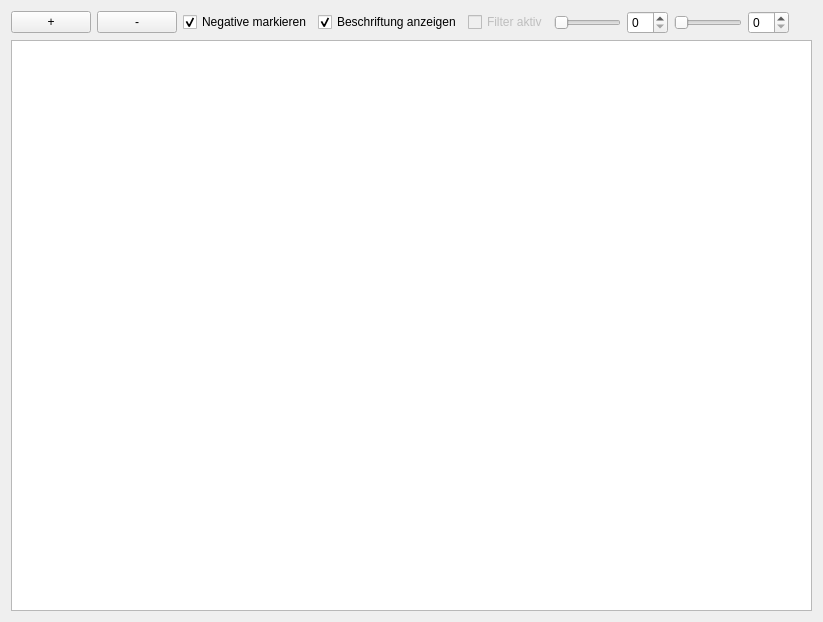
<?xml version="1.0" encoding="UTF-8"?>
<ui version="4.0">
 <class>ReportGraphicsView</class>
 <widget class="QWidget" name="ReportGraphicsView">
  <property name="geometry">
   <rect>
    <x>0</x>
    <y>0</y>
    <width>823</width>
    <height>622</height>
   </rect>
  </property>
  <property name="windowTitle">
   <string>Form</string>
  </property>
  <layout class="QGridLayout" name="gridLayout">
   <item row="0" column="0">
    <layout class="QVBoxLayout" name="verticalLayout">
     <item>
      <layout class="QHBoxLayout" name="horizontalLayout">
       <item>
        <widget class="QPushButton" name="pushButton_zoomIn">
         <property name="text">
          <string>+</string>
         </property>
        </widget>
       </item>
       <item>
        <widget class="QPushButton" name="pushButton_zoomOut">
         <property name="text">
          <string>-</string>
         </property>
        </widget>
       </item>
       <item>
        <widget class="QCheckBox" name="checkBox_highlightNegative">
         <property name="text">
          <string>Negative markieren</string>
         </property>
         <property name="checked">
          <bool>true</bool>
         </property>
        </widget>
       </item>
       <item>
        <widget class="QCheckBox" name="checkBox_showMarkings">
         <property name="text">
          <string>Beschriftung anzeigen</string>
         </property>
         <property name="checked">
          <bool>true</bool>
         </property>
        </widget>
       </item>
       <item>
        <widget class="QCheckBox" name="checkBox_filterActivated">
         <property name="enabled">
          <bool>false</bool>
         </property>
         <property name="text">
          <string>Filter aktiv</string>
         </property>
        </widget>
       </item>
       <item>
        <widget class="QSlider" name="slider_minDP">
         <property name="orientation">
          <enum>Qt::Horizontal</enum>
         </property>
        </widget>
       </item>
       <item>
        <widget class="QSpinBox" name="spinBox_minDP"/>
       </item>
       <item>
        <widget class="QSlider" name="slider_maxDP">
         <property name="orientation">
          <enum>Qt::Horizontal</enum>
         </property>
        </widget>
       </item>
       <item>
        <widget class="QSpinBox" name="spinBox_maxDP"/>
       </item>
       <item>
        <spacer name="horizontalSpacer">
         <property name="orientation">
          <enum>Qt::Horizontal</enum>
         </property>
         <property name="sizeHint" stdset="0">
          <size>
           <width>40</width>
           <height>20</height>
          </size>
         </property>
        </spacer>
       </item>
      </layout>
     </item>
     <item>
      <widget class="LMGraphicsView" name="graphicsView"/>
     </item>
    </layout>
   </item>
  </layout>
 </widget>
 <customwidgets>
  <customwidget>
   <class>LMGraphicsView</class>
   <extends>QGraphicsView</extends>
   <header>reports.LMGraphicsView</header>
  </customwidget>
 </customwidgets>
 <resources/>
 <connections>
  <connection>
   <sender>slider_maxDP</sender>
   <signal>valueChanged(int)</signal>
   <receiver>spinBox_maxDP</receiver>
   <slot>setValue(int)</slot>
   <hints>
    <hint type="sourcelabel">
     <x>448</x>
     <y>17</y>
    </hint>
    <hint type="destinationlabel">
     <x>581</x>
     <y>17</y>
    </hint>
   </hints>
  </connection>
  <connection>
   <sender>slider_minDP</sender>
   <signal>valueChanged(int)</signal>
   <receiver>spinBox_minDP</receiver>
   <slot>setValue(int)</slot>
   <hints>
    <hint type="sourcelabel">
     <x>181</x>
     <y>17</y>
    </hint>
    <hint type="destinationlabel">
     <x>314</x>
     <y>17</y>
    </hint>
   </hints>
  </connection>
  <connection>
   <sender>spinBox_maxDP</sender>
   <signal>valueChanged(int)</signal>
   <receiver>slider_maxDP</receiver>
   <slot>setValue(int)</slot>
   <hints>
    <hint type="sourcelabel">
     <x>581</x>
     <y>17</y>
    </hint>
    <hint type="destinationlabel">
     <x>448</x>
     <y>17</y>
    </hint>
   </hints>
  </connection>
  <connection>
   <sender>spinBox_minDP</sender>
   <signal>valueChanged(int)</signal>
   <receiver>slider_minDP</receiver>
   <slot>setValue(int)</slot>
   <hints>
    <hint type="sourcelabel">
     <x>314</x>
     <y>17</y>
    </hint>
    <hint type="destinationlabel">
     <x>181</x>
     <y>17</y>
    </hint>
   </hints>
  </connection>
 </connections>
</ui>
